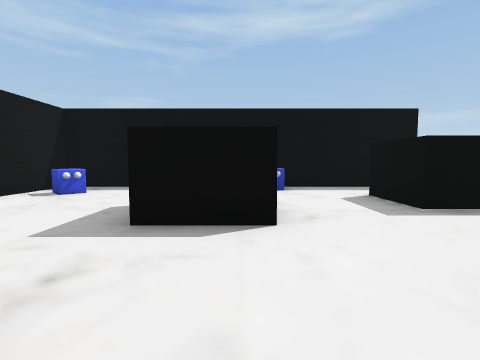
View 1 (above)

24 first-person views from a walk through a scene from a Unity 3-D project. The camera is 1.3 m above the floor, tilts 4° down and sees 85° across. The floor is counted in squares, 2 m on a side. Each view is taken from the middle of a square. On the plan, view 1 faces up. The plan holds only what a view shows up to about 9 squares ahead; the rest is blank. The place goes on beyond the plan. The player is left out. Some surface patterns are stand-ins.

View 2
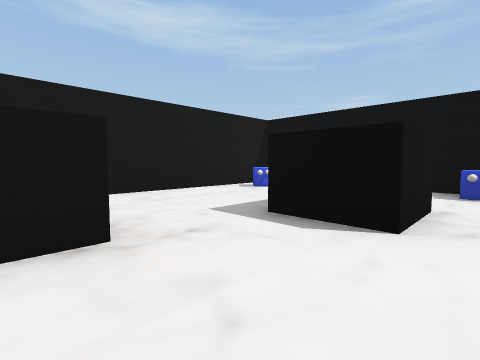

View 3
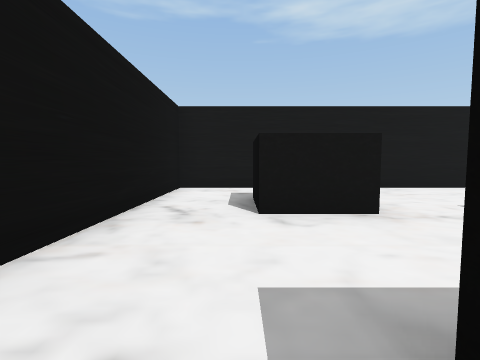

View 4
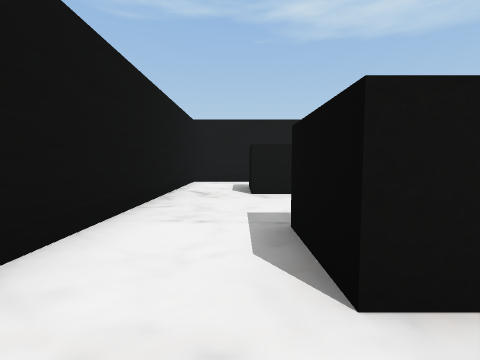

View 5
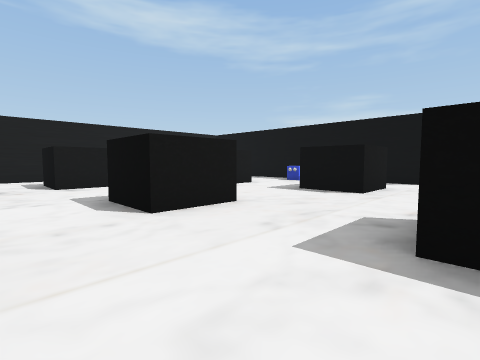

View 6
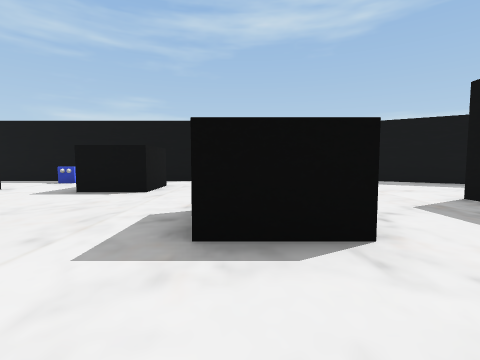

View 7
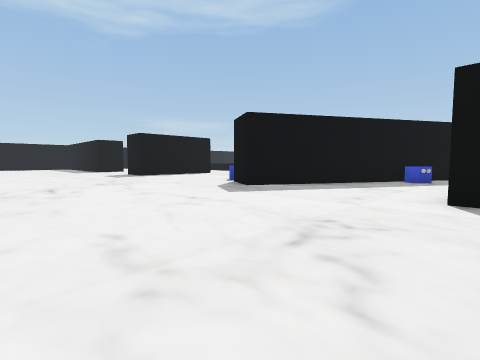

View 8
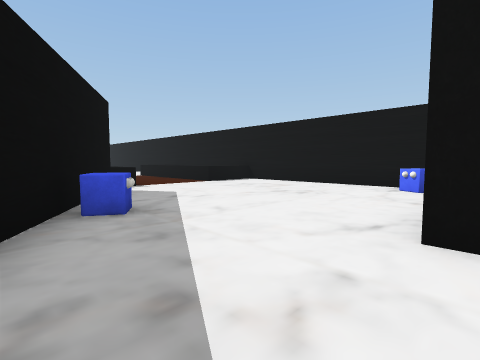

View 9
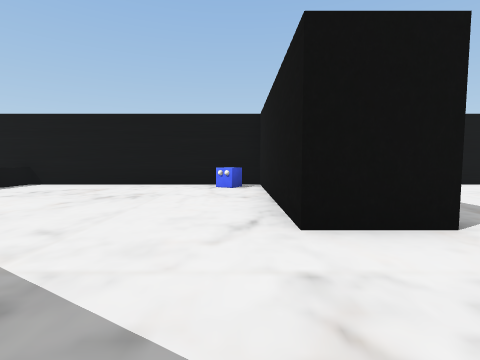

View 10
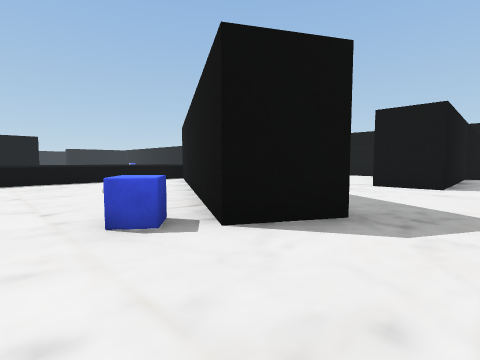

View 11
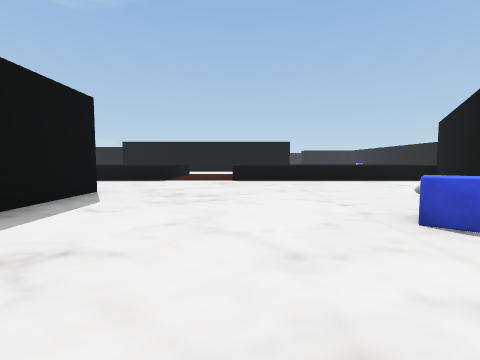

View 12
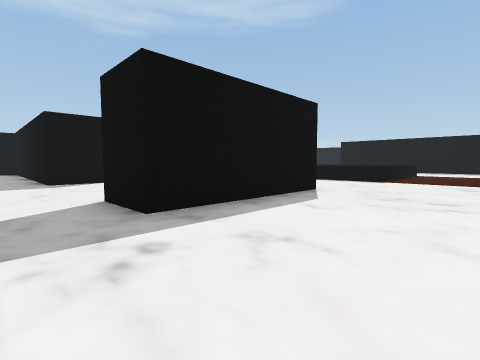

View 13
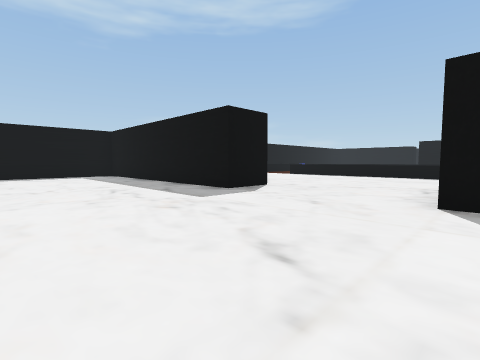

View 14
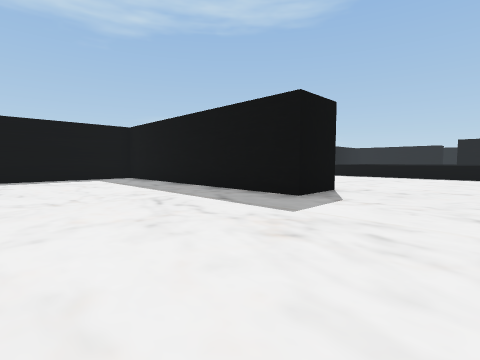

View 15
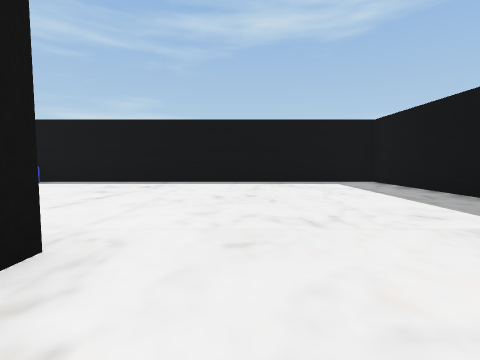

View 16
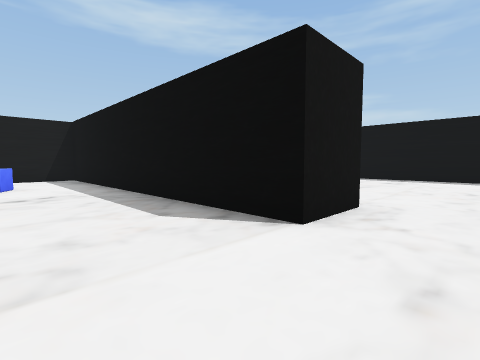

View 17
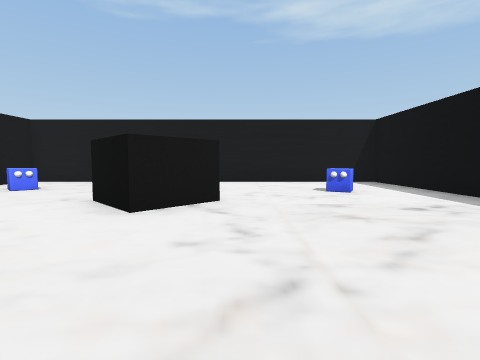

View 18
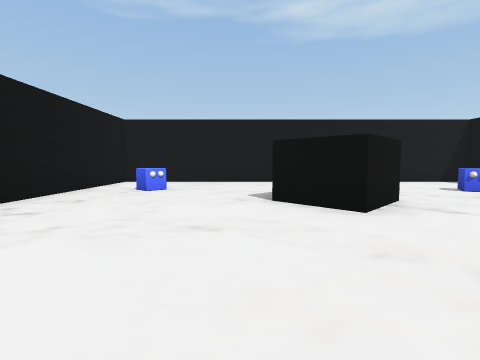

View 19
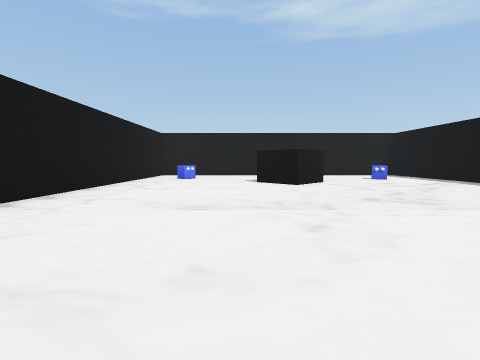

View 20
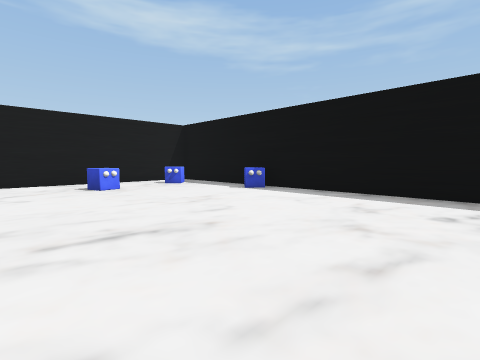

View 21
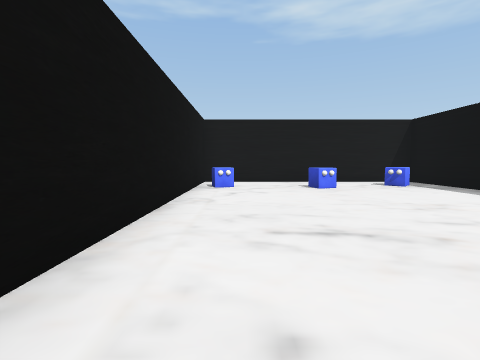

View 22
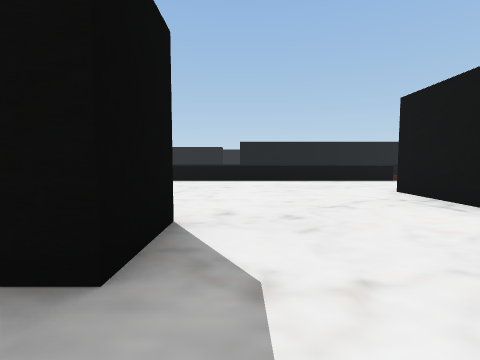

View 23
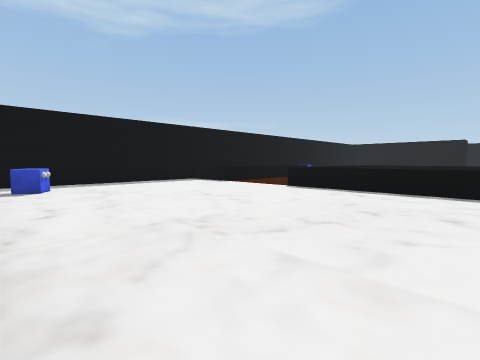

View 24
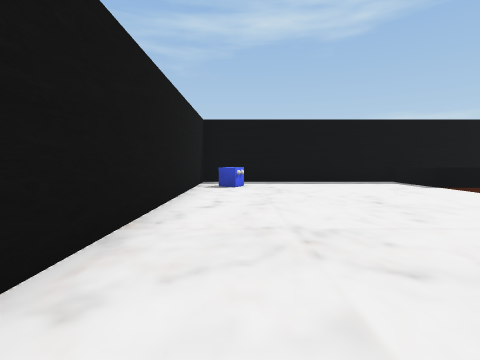

### Floor plan
Key: @ floor where view 1 was taken; # wall or solid block; . floor; ^ raised ledge; O other object.
Columns run from 5 left of view 1 to 19 right of it. Each row starts with its distance up from view 1.
 28 #########################
 27 #...O...........#......^
 26 #.O.............#.O....^^
 25 #...............#........
 24 #.O.............#........
 23 #...............#......^^
 22 #.O.............#......^
 21 #...............#......^
 20 ##########......#......^
 19 #......................^
 18 #......................^
 17 #..O...................^
 16 #......................^
 15 #...............####...^
 14 #    #......  ..####...^^
 13 #....#....... ...........
 12 #........................
 11 #......................^
 10 #..O...................^
  9 #................O.....^
  8 ##########......#......^
  7 ##########......###....^
  6 #.....O..........####..^
  5 #O.. ...##.........###.^
  4 #... #..##.........OO###
  3 #...##................#^
  2 #..............##......^^
  1   ..... #..  ..##........
  0    #.@.##..##. ##.......
 -1 #............  ##......^
 -2 #...........   ##O.....^
 -3 ########  ##    #########

Where each view was taken, in squares from view 1:
view 1: 0 up, 0 right, facing up
view 2: 0 up, 1 right, facing up-left
view 3: 1 down, 2 right, facing left
view 4: 1 down, 4 right, facing left
view 5: 2 down, 6 right, facing up-left
view 6: 2 down, 6 right, facing up
view 7: 2 up, 5 right, facing up-right
view 8: 5 up, 11 right, facing down-right
view 9: 5 up, 12 right, facing down
view 10: 10 up, 9 right, facing down-right
view 11: 11 up, 9 right, facing right
view 12: 11 up, 9 right, facing up-right
view 13: 15 up, 6 right, facing up-right
view 14: 17 up, 6 right, facing up-right
view 15: 19 up, 6 right, facing up
view 16: 17 up, 6 right, facing up-left
view 17: 15 up, 4 right, facing left
view 18: 12 up, 4 right, facing left
view 19: 12 up, 8 right, facing left
view 20: 22 up, 4 right, facing up-left
view 21: 22 up, 4 right, facing left
view 22: 19 up, 9 right, facing right
view 23: 19 up, 12 right, facing up-right
view 24: 19 up, 13 right, facing up
